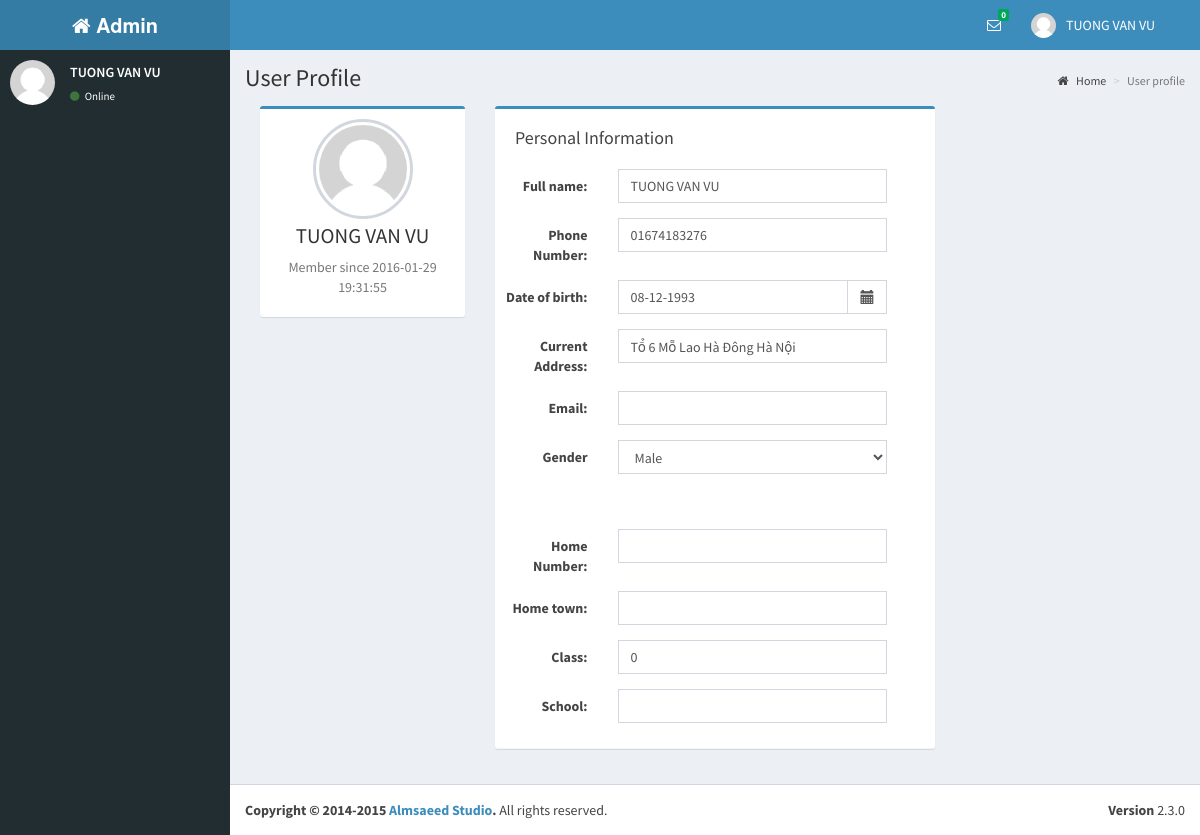
Page /profile.php (signed in) on the earlier database version.
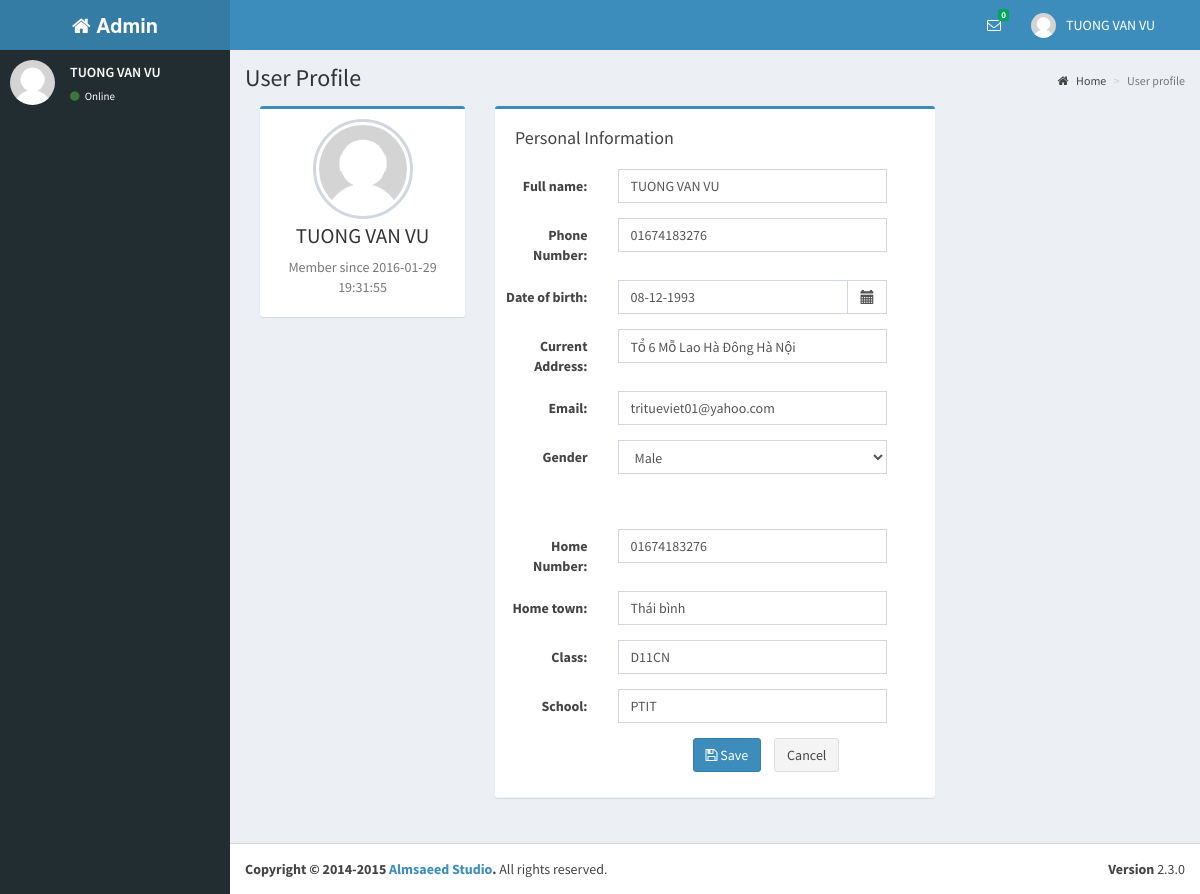
Same page on the later database version.
### tables this page shows
CREATE TABLE IF NOT EXISTS `users` (
  `UserId` int(20) NOT NULL AUTO_INCREMENT,
  `UserName` varchar(30) NOT NULL,
  `Password` varchar(16) NOT NULL,
  `FullName` varchar(50) DEFAULT NULL,
  `Address1` varchar(100) DEFAULT NULL,
  `Birthday` datetime DEFAULT NULL,
  `PhoneNumber1` varchar(15) DEFAULT NULL,
  `Email` varchar(50) DEFAULT NULL,
  `Gender` varchar(10) DEFAULT NULL,
  `CreateTime` timestamp NOT NULL DEFAULT CURRENT_TIMESTAMP,
  `UpdateTime` timestamp NOT NULL DEFAULT CURRENT_TIMESTAMP ON UPDATE CURRENT_TIMESTAMP,
  `Avatar` varchar(100) DEFAULT NULL,
  `PhoneNumber2` varchar(100) DEFAULT NULL,
  `Address2` varchar(100) DEFAULT NULL,
  `Class` varchar(50) DEFAULT NULL,
  `School` varchar(100) DEFAULT NULL,
  `FacebookId` varchar(50) DEFAULT NULL,
  PRIMARY KEY (`UserId`),
  KEY `avatar` (`Avatar`)
);

### dao/db_connect.php (called while the page is built, shortened)
<?php
class DB_CONNECT {
    function connect() {
        $con = mysql_connect(DB_SERVER, DB_USER, DB_PASSWORD) or die(mysql_error());
        return $con;
    }
}
?>

### dao/daoUsers.php (called while the page is built, shortened)
<?php
require_once __DIR__ . '/host.php';
require_once $ROOT . '/dao/db_connect.php';
require_once $ROOT . '/models/users.php';
$userId = "UserId";
$userName = "UserName";
$password = "Password";
$fullName = "FullName";
$avatar = "Avatar";
$address1 = "Address1";
$address2 = "Address2";
$phoneNumber1 = "PhoneNumber1";
$phoneNumber2 = "PhoneNumber2";
$email = "Email";
$gender = "Gender";
$school = "School";
$class = "Class";
$createTime = "CreateTime";
$updateTime = "UpdateTime";
function getUserById($varUserName) {
    global $userId, $userName, $password, $fullName, $address1, $address2, $birthday, $phoneNumber1, $phoneNumber2, $email, $gender, $createTime, $updateTime, $school, $class, $avatar;
    $result = mysql_query("SELECT * ,DATE_FORMAT(Birthday, \"%d-%l-%Y\") AS DOB FROM users WHERE UserId = '" . $varUserName . "'") or die(mysql_error());
    if (mysql_num_rows($result) > 0) {
        while ($row = mysql_fetch_array($result)) {
            $users = new Users();
            $users->setUserId($row[$userId]);
            $users->setUserName($row[$userName]);
            $users->setPassword($row[$password]);
            $users->setFullName($row[$fullName]);
            $users->setAddress2($row[$address2]);
            $users->setAddress1($row[$address1]);
            $users->setBirthday($row['DOB']);
            $users->setAvatar($row[$avatar]);
            $users->setPhoneNumber2($row[$phoneNumber2]);
            $users->setPhoneNumber1($row[$phoneNumber1]);
            $users->setEmail($row[$email]);
            $users->setGender($row[$gender]);
            $users->setSchool($row[$school]);
            $users->setClass($row[$class]);
            $users->setCreateTime($row[$createTime]);
            $users->setUpdateTime($row[$updateTime]);
            return $users;
        }
    }
    return null;
}
?>

### dao/daoGroups.php (called while the page is built, shortened)
<?php
require_once __DIR__ . '/host.php';
require_once $ROOT . '/dao/db_connect.php';
$email = "Email";
$createTime = "CreateTime";
?>

### dao/daoInbox.php (called while the page is built, shortened)
<?php
require_once __DIR__ . '/host.php';
require_once $ROOT . '/dao/db_connect.php';
$updateTime = "UpdateTime";
?>

### models/users.php (called while the page is built, shortened)
<?php
class Users {
    private $userId;
    private $fullName;
    private $address1;
    private $address2;
    private $phoneNumber1;
    private $phoneNumber2;
    private $gender;
    private $email;
    private $school;
    private $class;
    private $createTime;
    function getUserId() {
        return $this->userId;
    }
    function getFullName() {
        return $this->fullName;
    }
    function getAddress1() {
        return $this->address1;
    }
    function getAddress2() {
        return $this->address2;
    }
    function getPhoneNumber1() {
        return $this->phoneNumber1;
    }
    function getPhoneNumber2() {
        return $this->phoneNumber2;
    }
    function getGender() {
        return $this->gender;
    }
    function getEmail() {
        return $this->email;
    }
    function getSchool() {
        return $this->school;
    }
    function getClass() {
        return $this->class;
    }
    function getCreateTime() {
        return $this->createTime;
    }
    function setUserId($userId) {
        $this->userId = $userId;
    }
    function setFullName($fullName) {
        $this->fullName = $fullName;
    }
    function setAddress1($address1) {
        $this->address1 = $address1;
    }
    function setAddress2($address2) {
        $this->address2 = $address2;
    }
    function setPhoneNumber1($phoneNumber1) {
        $this->phoneNumber1 = $phoneNumber1;
    }
    function setPhoneNumber2($phoneNumber2) {
        $this->phoneNumber2 = $phoneNumber2;
    }
    function setGender($gender) {
        $this->gender = $gender;
    }
    function setEmail($email) {
        $this->email = $email;
    }
    function setSchool($school) {
        $this->school = $school;
    }
    function setClass($class) {
        $this->class = $class;
    }
    function setCreateTime($createTime) {
        $this->createTime = $createTime;
    }
}

### dao/daoRoles.php (called while the page is built, shortened)
<?php
require_once __DIR__ .'/host.php';
require_once $ROOT .'/dao/db_connect.php';
function checkRole($user, $role) {
    $result = mysql_query("SELECT *FROM user_role where UserId= ".$user." AND RoleId= ".$role) or die(mysql_error());
    if (mysql_num_rows($result) > 0) {
        return true;
    }
    return false;
}
?>

### profile.php (the view, shortened to what the changed rows need)
<!DOCTYPE html>
<?php
require_once __DIR__ . '/host.php';
require_once $ROOT . '/dao/daoUsers.php';
require_once $ROOT . '/dao/daoRoles.php';
require_once $ROOT . '/models/users.php';
require_once $ROOT . '/dao/daoInbox.php';
require_once $ROOT . '/dao/daoGroups.php';
    ?>
    <?php
$res = getUserById($_SESSION['user_id']);
        ?>
<html>
    <head>
        <link rel="stylesheet" href="bootstrap/css/bootstrap.min.css">
        <link rel="stylesheet" href="https://maxcdn.bootstrapcdn.com/font-awesome/4.4.0/css/font-awesome.min.css">
        <link rel="stylesheet" href="https://code.ionicframework.com/ionicons/2.0.1/css/ionicons.min.css">
        <link rel="stylesheet" href="dist/css/AdminLTE.min.css">
        <link rel="stylesheet" href="dist/css/skins/_all-skins.min.css">
        <link rel="stylesheet" href="plugins/datepicker/datepicker3.css">
    </head>
    <body class="hold-transition skin-blue sidebar-mini">
        <div class="wrapper">
            <header class="main-header">
                <nav class="navbar navbar-static-top" role="navigation">
                    <div class="navbar-custom-menu">
                        <ul class="nav navbar-nav">
                            <li class="dropdown user user-menu">
                                <a href="#" class="dropdown-toggle" data-toggle="dropdown">
                                    <img src="dist/img/user2-160x160.jpg" class="user-image" alt="User Image">
                                    <span class="hidden-xs"><?php echo '' . $res->getFullName(); ?></span>
                                </a>
                            </li>
                        </ul>
                    </div>
                </nav>
            </header>
            <aside class="main-sidebar">
                <section class="sidebar">
                    <div class="user-panel">
                        <div class="pull-left info">
                            <p><?php echo '' . $res->getFullName(); ?></p>
                            <a href="#"><i class="fa fa-circle text-success"></i> Online</a>
                        </div>
                    </div>
                </section>
            </aside>
            <div class="content-wrapper">
                <section class="content-header">
                    <h1>
                        User Profile
                    </h1>
                </section>
                <section class="content">
                    <div class="row">
                        <div class="col-md-12">
                            <div class="col-md-3">
                                <div class="box box-primary">
                                    <div class="box-body box-profile">
                                        <img class="profile-user-img img-responsive img-circle" src="dist/img/user4-128x128.jpg" alt="User profile picture">
                                        <h3 class="profile-username text-center"> <?php echo '' . $res->getFullName(); ?></h3>
                                        <p class="text-muted text-center"> Member since <?php echo '' . $res->getCreateTime(); ?></p>
                                    </div>
                                </div>
                            </div>
                            <div class=" col-sm-6 ">
                                <div class="box box-primary box-header with-border" >
                                    <form class="form-horizontal" role="form" method="post">
                                        <div class="box-header center">
                                            <h1 class="box-title center">Personal Information</h1>
                                        </div>
                                        <div class="form-group">
                                            <div class="col-lg-8">
                                                <input class="form-control" value="<?php echo $res->getFullName() ?>" type="text" name="fullname">
                                            </div>
                                        </div>
                                        <div class="form-group">
                                            <div class="col-lg-8">
                                                <input name="phonenumber" class="form-control" value="<?php echo $res->getPhoneNumber1() ?>" type="text">
                                            </div>
                                        </div>
                                        <div class="form-group">
                                            <div class="col-lg-8">
                                                <input class="form-control" value="<?php echo $res->getAddress1() ?>" type="text" name="address">
                                            </div>
                                        </div>
                                        <div class="form-group">
                                            <div class="col-lg-8">
                                                <input class="form-control" value="<?php echo $res->getEmail() ?>" type="text" name="email">
                                            </div>
                                        </div>
                                        <div class="form-group">
                                            <div class="col-lg-8">
                                                <div class="ui-select">
                                                    <select id="user_time_zone" class="form-control" name="gender">
                                                        <?php
                                                        if ($res->getGender() == 1) {
                                                            echo '<option value="1" name="gen" selected>Male</option>';
                                                        } else {
                                                            echo '<option value="1" name="gen" >Male</option>';
                                                            echo '<option value="2" name="gen" selected>Female</option>';
                                                        }
                                                        ?>
                                                    </select>
                                                </div>
                                            </div>
                                        </div>
                                        <br><br>
                                        <div class="form-group">
                                            <div class="col-lg-8">
                                                <input class="form-control" value="<?php echo $res->getPhoneNumber2() ?>" type="text" name="phonenumber2">
                                            </div>
                                        </div>
                                        <div class="form-group">
                                            <div class="col-lg-8">
                                                <input class="form-control" value="<?php echo $res->getAddress2() ?>" type="text" name="address2">
                                            </div>
                                        </div>
                                        <div class="form-group">
                                            <div class="col-lg-8">
                                                <input class="form-control" value="<?php echo $res->getClass() ?>" type="text" name="class">
                                            </div>
                                        </div>
                                        <div class="form-group">
                                            <div class="col-lg-8">
                                                <input class="form-control" value="<?php echo $res->getSchool() ?>" type="text" name="school">
                                            </div>
                                        </div>
                                        <?php
                                        if (checkRole($res->getUserId(), 5)) {
                                            ?>
                                            <div class="form-group">
                                                <label class="col-md-5 control-label"></label>
                                                <div class="col-md-6">
                                                    <button class="btn btn-primary" type="submit" name="save"><i class="fa fa-save"></i> Save</button>
                                                    <span style="padding-right: 10px;"></span>
                                                    <input class="btn btn-default"  type="reset" value="Cancel"/>
                                                </div
                                            </div>
                                        <?php } ?>
                                    </form>
                                </div>
                            </div>
                        </div>
                    </div>
                </section>
            </div>
        </div>
    </body>
</html>

Differences in the rows shown:
changed users "TUONG VAN VU": email (not shown) → "tritueviet01@yahoo.com"; phonenumber2 (not shown) → "01674183276"; address2 (not shown) → "Thái bình"; class "0" → "D11CN"; school (not shown) → "PTIT"
Other differences:
form field value: (not shown) → "Cancel"
text now shown: "Save"
